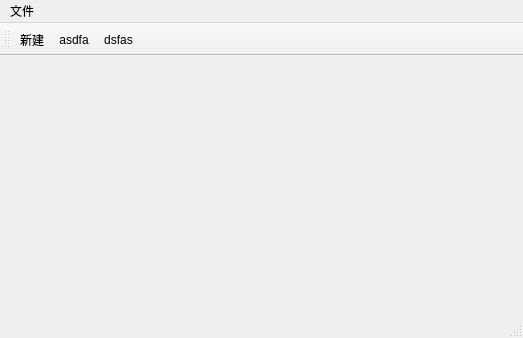
<?xml version="1.0" encoding="UTF-8"?>
<ui version="4.0">
 <class>MainWindow</class>
 <widget class="QMainWindow" name="MainWindow">
  <property name="geometry">
   <rect>
    <x>0</x>
    <y>0</y>
    <width>523</width>
    <height>338</height>
   </rect>
  </property>
  <property name="windowTitle">
   <string>MainWindow</string>
  </property>
  <widget class="QWidget" name="centralWidget"/>
  <widget class="QToolBar" name="mainToolBar">
   <attribute name="toolBarArea">
    <enum>TopToolBarArea</enum>
   </attribute>
   <attribute name="toolBarBreak">
    <bool>false</bool>
   </attribute>
   <addaction name="actionNew"/>
   <addaction name="actionasdfa"/>
   <addaction name="actiondsfas"/>
  </widget>
  <widget class="QMenuBar" name="menuBar">
   <property name="geometry">
    <rect>
     <x>0</x>
     <y>0</y>
     <width>523</width>
     <height>17</height>
    </rect>
   </property>
   <widget class="QMenu" name="menuGraph">
    <property name="title">
     <string>文件</string>
    </property>
    <addaction name="actionNew"/>
    <addaction name="actionasdfa"/>
    <addaction name="actiondsfas"/>
   </widget>
   <addaction name="menuGraph"/>
  </widget>
  <widget class="QStatusBar" name="statusBar"/>
  <action name="actionNew">
   <property name="text">
    <string>新建</string>
   </property>
  </action>
  <action name="actionasdfa">
   <property name="text">
    <string>asdfa</string>
   </property>
  </action>
  <action name="actiondsfas">
   <property name="text">
    <string>dsfas</string>
   </property>
  </action>
 </widget>
 <layoutdefault spacing="6" margin="11"/>
 <resources/>
 <connections/>
</ui>
